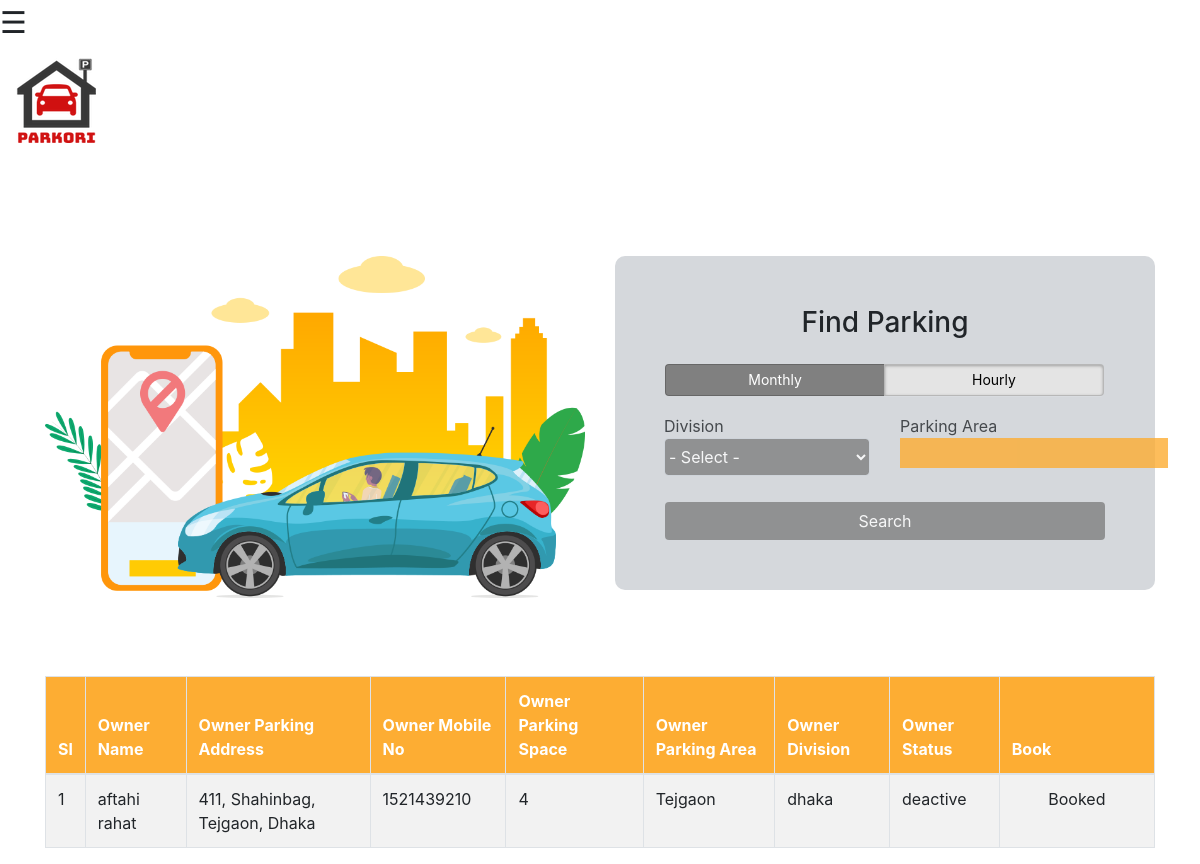
Screenshot of /Loginform/dashboards/parkerDashboard_update.php?uname=aftahi rahat&parker_id=20&parker_uname=aftahi rahat (signed in) with the database file from the repository.
### tables this page shows
CREATE TABLE `owner` (
  `id` int(6) NOT NULL,
  `username` varchar(40) NOT NULL,
  `password` varchar(60) NOT NULL,
  `email` varchar(60) NOT NULL,
  `mobile_no` varchar(255) NOT NULL,
  `nid` int(60) NOT NULL,
  `address` varchar(255) NOT NULL,
  `parking_area` varchar(255) NOT NULL,
  `division` varchar(255) NOT NULL,
  `space` int(90) NOT NULL,
  `status` varchar(20) NOT NULL DEFAULT 'deactive',
  `approval` varchar(20) NOT NULL DEFAULT 'no'
);

### Loginform/dashboards/parkerDashboard_update.php (the view, shortened to what this page needs)
<?php include "includes/dbconnect.inc.php"; ?>
<!DOCTYPE html>
<html lang="en">
<head>
	<link rel="stylesheet" href="bootstrap.min.css">
	<link rel="stylesheet" href="owl.carousel.min.css">
	<link rel="stylesheet" href="owl.theme.default.min.css">
	<link href="find-parking-place.css" rel="stylesheet">
	<link href="sidebar.css" rel="stylesheet">
	<link rel="stylesheet" href="https://cdnjs.cloudflare.com/ajax/libs/font-awesome/4.7.0/css/font-awesome.min.css">
</head>
<body>
	<span style="font-size:30px;cursor:pointer" onclick="openNav()">&#9776;</span>
	<div id="main">
		<nav class="navbar navbar-default" role="navigation">
			<a class="navbar-brand navbar-right" href="index.html"><img src="rsz_logo1.png"></a>
		</nav>
		<section class="banner-area">
			<div class="container">
				<div class="row upperspace">
					<div class=" col-lg-6 col-md-5 col-sm-12 col-12">
						<div class="banner-img">
							<img src="million-job.png" class="img-fluid">
						</div>
					</div>
					<div class=" col-lg-6 col-md-7 col-sm-12 col-12">
						<div class="sign-up-area">
							<div class="sign-up">
								<div class="row">
									<div class="col-md-12">
										<h3 align="center" class="mb-4">Find Parking</h3>
									</div>
								</div>
								<div class="row">
									<div class="col-md-12">
										<form method="post" action="">
											<div class="switch-field w-100">
												<label for="monthly">Monthly</label>
												<label for="hourly">Hourly</label>
											</div>
											<div class="time-picker-section">
												<div class="row">
													<div class="col-6 pl-1">
														<div class="form-group ">
															<label>Division</label>
															<select class="form-control" id="division" name="division" required="">
																<option disabled selected value>- Select -</option>
															</select>
														</div>
													</div>
													<div class="col-6 pr-1">
														<div class="form-group">
															<label>Parking Area</label>
															<input type="text" id="local" name="local" />
														</div>
													</div>
												</div>
											</div>
											<button type="submit" id="sign" class="btn btn-block mt-3 datepicker-btn" name="search_btn">Search</button>
										</form>
									</div>
								</div>
							</div>
						</div>
					</div>
				</div>
			</div>
		</section>
		<section class="find-parking-table">
			<div class="container">
				<div class="row">
					<div class="col-md-12">
						<div class="table-responsive">
							<table id="example" class="table table-striped table-bordered">
								<thead>
									<tr>
										<th>Sl</th>
										<th>Owner Name</th>
										<th>Owner Parking Address</th>
										<th>Owner Mobile No</th>
										<th>Owner Parking Space</th>
										<th>Owner Parking Area</th>
										<th>Owner Division</th>
										<th>Owner Status</th>
										<th width="14%">Book</th>
									</tr>
								</thead>
								<tbody id="find_park_t">
									<?php
									if (isset($_POST['search_btn'])) {
										$search = $_POST['search_btn'];
										$parker_search = mysqli_real_escape_string($conn, $_POST['local']);
										$parker_division = mysqli_real_escape_string($conn, $_POST['division']);
										$query = "SELECT * FROM owner WHERE id LIKE '$search'";
										$select_query = mysqli_query($conn, $query);
										while ($row = mysqli_fetch_assoc($select_query)) {
											$o_parking_area = $row['parking_area'];
											$o_division = $row['division'];
											if ($parker_division == $o_division) {
												$query = "SELECT * FROM owner";
												$select_query = mysqli_query($conn, $query);
												$i = 0;
												while ($row = mysqli_fetch_assoc($select_query)) {
													$the_o_id = $row['id'];
													$o_username = $row['username'];
													$o_email = $row['email'];
													$o_mobile_no = $row['mobile_no'];
													$o_nid = $row['nid'];
													$o_address = $row['address'];
													$o_parking_area = $row['parking_area'];
													$o_division = $row['division'];
													$o_space = $row['space'];
													$o_status = $row['status'];
													$i++;
									?>
													<tr>
														<td><?php echo $i; ?></td>
														<td><?php echo $o_username; ?> </td>
														<td><?php echo $o_address; ?></td>
														<td><?php echo $o_mobile_no; ?></td>
														<td><?php echo $o_space; ?></td>
														<td><?php echo $o_parking_area; ?></td>
														<td><?php echo $o_division; ?></td>
														<td><?php echo $o_status; ?></td>
														<td align="center"><a href="FindParkingFormee2c.html?link=380"><button>Book Parking</button></a></td>
													</tr>
												<?php
												}
											}
										}
									} else {
										if ($_SERVER['REQUEST_METHOD'] == 'GET') {
											$o_uname = $_GET['uname'];
											$query = "SELECT * FROM owner WHERE username = '$o_uname'";
											$select_query = mysqli_query($conn, $query);
											$i = $k = 0;
											while ($row = mysqli_fetch_assoc($select_query)) {
												$o_username = $row['username'];
												$o_mobile_no = $row['mobile_no'];
												$o_address = $row['address'];
												$o_parking_area = $row['parking_area'];
												$o_division = $row['division'];
												$o_space = $row['space'];
												$k = $o_space;
												$k--;
												$o_status = $row['status'];
												$i++;
												?>
												<tr>
													<td><?php echo $i; ?></td>
													<td><?php echo $o_username; ?> </td>
													<td><?php echo $o_address; ?></td>
													<td><?php echo $o_mobile_no; ?></td>
													<td><?php echo $k; ?></td>
													<td><?php echo $o_parking_area; ?></td>
													<td><?php echo $o_division; ?></td>
													<td><?php echo $o_status; ?></td>
													<td align="center">Booked</td>
												</tr>
									<?php
											}
										}
									}
									?>
								</tbody>
							</table>
						</div>
					</div>
				</div>
			</div>
		</section>
	</div>
</body>
</html>

### Loginform/dashboards/find-parking-place.css (style rules this page uses)
.banner-area { position: relative; }
.upperspace { padding-top: 100px; }
.banner-img { height: 400px; }
.find-parking-table { margin-top: 20px; }
.find-parking-table thead { background-color: #fdad33; color: white; }
.sign-up-area { border-radius: 10px; background-color: #d5d8dc ; }
.sign-up { padding: 50px; }
.sign-up button { border-bottom-style:3px solid transparent; }
.time-picker-section { padding: 10px 10px; border-radius: 3px; margin-bottom:10px; opacity: 0.8; }
.time-picker-section input { height: 30px; background-color: #FDAD33; padding: 10px; border: none; }
.time-picker-section label { padding: 0px!important; margin: 0px!important; }
.time-picker-section .form-group { padding-bottom: 0px!important; margin-bottom: 0px!important; }
.time-picker-section .form-control { padding: 0px; }
.datepicker-btn { background-color: gray; color: white; opacity: 0.8; }
.switch-field { display: flex; overflow: hidden; }
.switch-field label { background-color: #e4e4e4; color: black; font-size: 14px; line-height: 1; text-align: center; padding: 8px 16px; margin-right: -1px; border: 1px solid rgba(0, 0, 0, 0.2); box-shadow: inset 0 1px 3px rgba(0, 0, 0, 0.3), 0 1px rgba(255, 255, 255, 0.1); transition: all 0.1s ease-in-out; }
.switch-field input:checked + label { background-color: gray; box-shadow: none; width: 50%; color: white; }
.switch-field label:first-of-type { border-radius: 4px 0 0 4px; width: 50%; }
.switch-field label:last-of-type { border-radius: 0 4px 4px 0; width: 50%; }
.time-picker-section .form-control { color:white!important; background-color:gray!important; }

### rows the page displays
owner: username "aftahi rahat", address "411, Shahinbag, Tejgaon, Dhaka", mobile_no "1521439210", k "4", parking_area "Tejgaon", division "dhaka", status "deactive"
